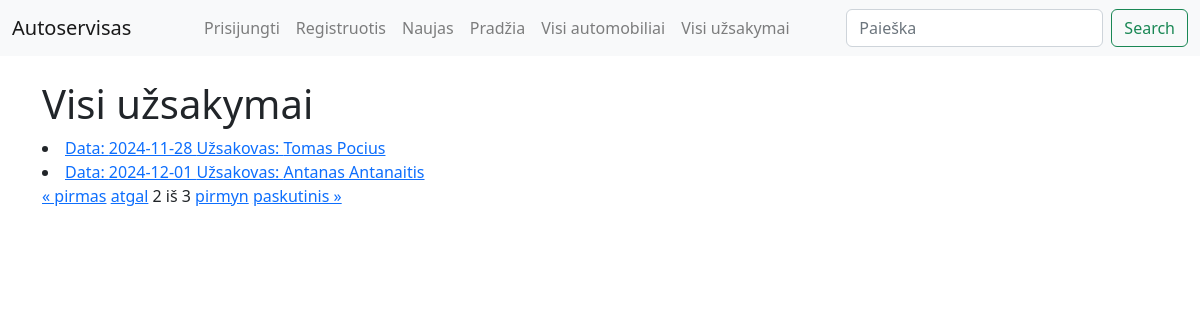
The app's page /autoservice/uzsakymai/?page=2, older data.
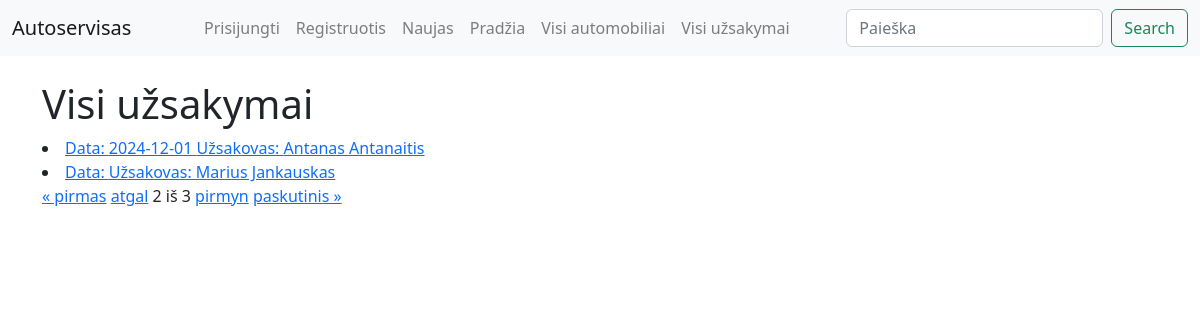
The same page, newer data.
### autoservice/models.py (models this page shows, shortened)
class Uzsakymas(models.Model):
    data = models.CharField('Data',max_length=100)
    automobilio = models.ForeignKey(Automobilis, on_delete=models.CASCADE)
    status = models.ForeignKey(Busena, on_delete=models.DO_NOTHING, verbose_name='Būsena')
    reader = models.ForeignKey(User, on_delete=models.SET_NULL, null=True, blank=True)
    terminas = models.DateField('Grąžinti iki', null=True, blank=True)
    class Meta:
        verbose_name = 'Užsakymas'
        verbose_name_plural = 'Užsakymai'

class Automobilis(models.Model):
    valstybinis_nr = models.CharField('Valstybinis Nr.',max_length=100,unique=True)
    automobilio_modelis = models.ForeignKey(Automobilio_modelis, on_delete=models.CASCADE)
    vin_kodas = models.CharField('VIN kodas', max_length=50)
    klientas = models.CharField('Klientas', max_length=200)
    nuotrauka = models.ImageField('Nuotrauka', upload_to='automobiliai', null=True, blank=True)
    description = HTMLField(default='Sveiki!')
    class Meta:
        verbose_name = 'Automobilis'
        verbose_name_plural = 'Automobiliai'

### autoservice/views.py (the view)
# urls.py: path('uzsakymai/', views.Uzsakymai.as_view(), name='uzsakymai'),
class Uzsakymai(generic.ListView):
    model = Uzsakymas
    paginate_by = 2
    template_name = "uzsakymai.html"
    context_object_name = "uzsakymu_sarasas"
    ordering = ['id']

### autoservice/templates/uzsakymai.html (shortened to what this page needs)
{% extends "base.html" %}
{% block content %}
  <h1>Visi užsakymai</h1>
  {% if uzsakymu_sarasas %}
    {% for uzsakymas in uzsakymu_sarasas %}
      <li>
        <a href="{{ uzsakymas.id }}">Data:  {{ uzsakymas.data }}  Užsakovas: {{ uzsakymas.automobilio.klientas }}</a>
      </li>
    {% endfor %}
  {% else %}
    <p>Užsakymų nėra</p>
  {% endif %}
  <div class="pagination">
    <span class="step-links">
        {% if page_obj.has_previous %}
            <a href="?page=1">&laquo; pirmas</a>
            <a href="?page={{ page_obj.previous_page_number }}">atgal</a>
        {% endif %}
        <span class="current">
            {{ page_obj.number }} iš {{ page_obj.paginator.num_pages }}
        </span>
        {% if page_obj.has_next %}
            <a href="?page={{ page_obj.next_page_number }}">pirmyn</a>
            <a href="?page={{ page_obj.paginator.num_pages }}">paskutinis &raquo;</a>
        {% endif %}
    </span>
</div>
{% endblock %}

Row changes from the older to the newer data that the page shows:
removed Uzsakymas: data "2024-11-28", automobilio.klientas "Tomas Pocius"
added Uzsakymas: automobilio.klientas "Marius Jankauskas"
